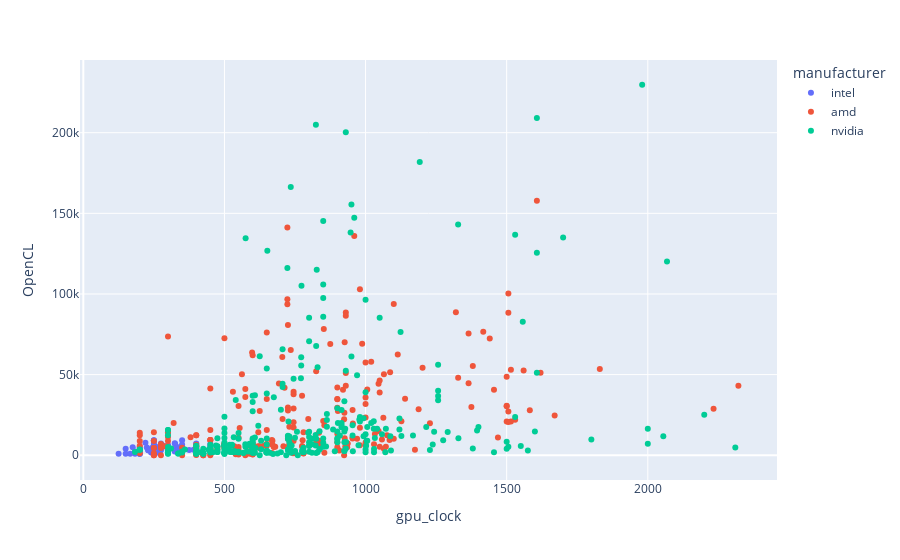

Notebook cell for this chart:
### Code cell
fix = px.scatter(final, x="gpu_clock", y="OpenCL", color="manufacturer", hover_data=["product_name", "gpu_clock", "memory_size", "memory_clock", "memory_type", "release_year"])
fix.show()

### Figure 1 — Plotly figure (JSON) as saved in the notebook; plotly's stock layout.template omitted (floating-point values rounded to 4 significant figures; data arrays with more than 128 entries replaced by an {"elided": "..."} marker saying what was removed)
{"data": [{"customdata": {"elided": "89x5 mixed values"}, "hovertemplate": "manufacturer=intel<br>gpu_clock=%{x}<br>OpenCL=%{y}<br>product_name=%{customdata[0]}<br>memory_size=%{customdata[1]}<br>memory_clock=%{customdata[2]}<br>memory_type=%{customdata[3]}<br>release_year=%{customdata[4]}<extra></extra>", "legendgroup": "intel", "marker": {"color": "#636efa", "symbol": "circle"}, "mode": "markers", "name": "intel", "orientation": "v", "showlegend": true, "type": "scatter", "x": [400, 250, 250, 250, 350, 220, 450, 275, 275, 450, 300, 275, 275, 297, 275, 350, 350, 300, 400, 275, 275, 300, 400, 400, 400, 300, 300, 275, 250, 260, 200, 240, 400, 325, 350, 350, 275, 337, 243, 250, 270, 270, 200, 250, 250, 324, 300, 250, 225, 300, 300, 325, 375, 333, 350, 250, 250, 270, 250, 200, 280, 175, 250, 200, 150, 200, 200, 200, 200, 280, 324, 324, 391, 230, 230, 324, 183, 200, 200, 183, 150, 250, 250, 250, 250, 166, 125, 250, 200], "xaxis": "x", "y": [6934.0, 9253.0, 6934.0, 4265.0, 9253.0, 7782.0, 6934.0, 5365.0, 5365.0, 5365.0, 5908.0, 5908.0, 5095.0, 5095.0, 3139.0, 5365.0, 5365.0, 5365.0, 7232.0, 5908.0, 5908.0, 5095.0, 4848.0, 4005.0, 3773.0, 3139.0, 3139.0, 7357.0, 5095.0, 5095.0, 4848.0, 1749.0, 1297.0, 7106.0, 6601.0, 5190.0, 4894.0, 4894.0, 4496.0, 3612.0, 2823.0, 2823.0, 1433.0, 9182.0, 9182.0, 7470.0, 6213.0, 6252.0, 4854.0, 4602.0, 4602.0, 4231.0, 3332.0, 2699.0, 2699.0, 1070.0, 1751.0, 1243.0, 965.0, 965.0, 6273.0, 4913.0, 4913.0, 3575.0, 3987.0, 2872.0, 2564.0, 1901.0, 5106.0, 5106.0, 4150.0, 3147.0, 3444.0, 3076.0, 3076.0, 2299.0, 2299.0, 1893.0, 965.0, 965.0, 965.0, 1071.0, 990.0, 990.0, 965.0, 965.0, 965.0, 965.0, 965.0], "yaxis": "y"}, {"customdata": {"elided": "243x5 mixed values"}, "hovertemplate": "manufacturer=amd<br>gpu_clock=%{x}<br>OpenCL=%{y}<br>product_name=%{customdata[0]}<br>memory_size=%{customdata[1]}<br>memory_clock=%{customdata[2]}<br>memory_type=%{customdata[3]}<br>release_year=%{customdata[4]}<extra></extra>", "legendgroup": "amd", "marker": {"color": "#EF553B", "symbol": "circle"}, "mode": "markers", "name": "amd", "orientation": "v", "showlegend": true, "type": "scatter", "x": {"elided": "243 int values"}, "xaxis": "x", "y": {"elided": "243 float values"}, "yaxis": "y"}, {"customdata": {"elided": "312x5 mixed values"}, "hovertemplate": "manufacturer=nvidia<br>gpu_clock=%{x}<br>OpenCL=%{y}<br>product_name=%{customdata[0]}<br>memory_size=%{customdata[1]}<br>memory_clock=%{customdata[2]}<br>memory_type=%{customdata[3]}<br>release_year=%{customdata[4]}<extra></extra>", "legendgroup": "nvidia", "marker": {"color": "#00cc96", "symbol": "circle"}, "mode": "markers", "name": "nvidia", "orientation": "v", "showlegend": true, "type": "scatter", "x": {"elided": "312 int values"}, "xaxis": "x", "y": {"elided": "312 float values"}, "yaxis": "y"}], "layout": {"legend": {"title": {"text": "manufacturer"}, "tracegroupgap": 0}, "margin": {"t": 60}, "xaxis": {"anchor": "y", "domain": [0, 1], "title": {"text": "gpu_clock"}}, "yaxis": {"anchor": "x", "domain": [0, 1], "title": {"text": "OpenCL"}}}}
